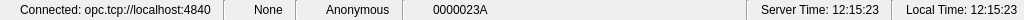
<?xml version="1.0" encoding="UTF-8"?>
<ui version="4.0">
 <class>MainStatusBarWidget</class>
 <widget class="QWidget" name="MainStatusBarWidget">
  <property name="geometry">
   <rect>
    <x>0</x>
    <y>0</y>
    <width>1024</width>
    <height>20</height>
   </rect>
  </property>
  <layout class="QHBoxLayout" name="MainStatusBarLayout">
   <property name="spacing">
    <number>12</number>
   </property>
   <property name="leftMargin">
    <number>6</number>
   </property>
   <property name="topMargin">
    <number>0</number>
   </property>
   <property name="rightMargin">
    <number>6</number>
   </property>
   <property name="bottomMargin">
    <number>0</number>
   </property>
   <item>
    <layout class="QHBoxLayout" name="horizontalLayout">
     <property name="spacing">
      <number>2</number>
     </property>
     <item>
      <widget class="ThemedIconLabel" name="statusIconLabel">
       <property name="sizePolicy">
        <sizepolicy hsizetype="Fixed" vsizetype="Fixed">
         <horstretch>0</horstretch>
         <verstretch>0</verstretch>
        </sizepolicy>
       </property>
       <property name="minimumSize">
        <size>
         <width>12</width>
         <height>12</height>
        </size>
       </property>
       <property name="maximumSize">
        <size>
         <width>12</width>
         <height>12</height>
        </size>
       </property>
      </widget>
     </item>
     <item>
      <widget class="ElidedLabel" name="connectionLabel">
       <property name="text">
        <string notr="true">Connected: opc.tcp://localhost:4840</string>
       </property>
      </widget>
     </item>
    </layout>
   </item>
   <item>
    <widget class="Line" name="line1">
     <property name="orientation">
      <enum>Qt::Vertical</enum>
     </property>
    </widget>
   </item>
   <item>
    <layout class="QHBoxLayout" name="securityRow">
     <property name="spacing">
      <number>4</number>
     </property>
     <item>
      <widget class="ThemedIconLabel" name="securityIconLabel">
       <property name="sizePolicy">
        <sizepolicy hsizetype="Fixed" vsizetype="Fixed">
         <horstretch>0</horstretch>
         <verstretch>0</verstretch>
        </sizepolicy>
       </property>
       <property name="minimumSize">
        <size>
         <width>12</width>
         <height>12</height>
        </size>
       </property>
       <property name="maximumSize">
        <size>
         <width>12</width>
         <height>12</height>
        </size>
       </property>
      </widget>
     </item>
     <item>
      <widget class="ElidedLabel" name="securityLabel">
       <property name="text">
        <string>None</string>
       </property>
      </widget>
     </item>
    </layout>
   </item>
   <item>
    <widget class="Line" name="lineAuthentication">
     <property name="orientation">
      <enum>Qt::Vertical</enum>
     </property>
    </widget>
   </item>
   <item>
    <layout class="QHBoxLayout" name="authenticationRow">
     <property name="spacing">
      <number>4</number>
     </property>
     <item>
      <widget class="ThemedIconLabel" name="authenticationIconLabel">
       <property name="sizePolicy">
        <sizepolicy hsizetype="Fixed" vsizetype="Fixed">
         <horstretch>0</horstretch>
         <verstretch>0</verstretch>
        </sizepolicy>
       </property>
       <property name="minimumSize">
        <size>
         <width>12</width>
         <height>12</height>
        </size>
       </property>
       <property name="maximumSize">
        <size>
         <width>12</width>
         <height>12</height>
        </size>
       </property>
      </widget>
     </item>
     <item>
      <widget class="ElidedLabel" name="authenticationLabel">
       <property name="text">
        <string>Anonymous</string>
       </property>
      </widget>
     </item>
    </layout>
   </item>
   <item>
    <widget class="Line" name="line2">
     <property name="orientation">
      <enum>Qt::Vertical</enum>
     </property>
    </widget>
   </item>
   <item>
    <layout class="QHBoxLayout" name="sessionRow">
     <property name="spacing">
      <number>4</number>
     </property>
     <item>
      <widget class="ThemedIconLabel" name="sessionIconLabel">
       <property name="sizePolicy">
        <sizepolicy hsizetype="Fixed" vsizetype="Fixed">
         <horstretch>0</horstretch>
         <verstretch>0</verstretch>
        </sizepolicy>
       </property>
       <property name="minimumSize">
        <size>
         <width>12</width>
         <height>12</height>
        </size>
       </property>
       <property name="maximumSize">
        <size>
         <width>12</width>
         <height>12</height>
        </size>
       </property>
      </widget>
     </item>
     <item>
      <widget class="ElidedLabel" name="sessionLabel">
       <property name="text">
        <string notr="true">0000023A</string>
       </property>
      </widget>
     </item>
    </layout>
   </item>
   <item>
    <spacer name="horizontalSpacer">
     <property name="orientation">
      <enum>Qt::Horizontal</enum>
     </property>
     <property name="sizeHint" stdset="0">
      <size>
       <width>0</width>
       <height>20</height>
      </size>
     </property>
    </spacer>
   </item>
   <item>
    <widget class="Line" name="line3">
     <property name="orientation">
      <enum>Qt::Vertical</enum>
     </property>
    </widget>
   </item>
   <item>
    <widget class="QLabel" name="serverTimeLabel">
     <property name="text">
      <string notr="true">Server Time: 12:15:23</string>
     </property>
    </widget>
   </item>
   <item>
    <widget class="Line" name="line4">
     <property name="orientation">
      <enum>Qt::Vertical</enum>
     </property>
    </widget>
   </item>
   <item>
    <widget class="QLabel" name="localTimeLabel">
     <property name="text">
      <string notr="true">Local Time: 12:15:23</string>
     </property>
    </widget>
   </item>
  </layout>
 </widget>
 <customwidgets>
  <customwidget>
   <class>ThemedIconLabel</class>
   <extends>QLabel</extends>
   <header>widgets/themediconlabel.h</header>
  </customwidget>
  <customwidget>
   <class>ElidedLabel</class>
   <extends>QLabel</extends>
   <header>widgets/elidedlabel.h</header>
  </customwidget>
 </customwidgets>
 <resources/>
 <connections/>
</ui>
